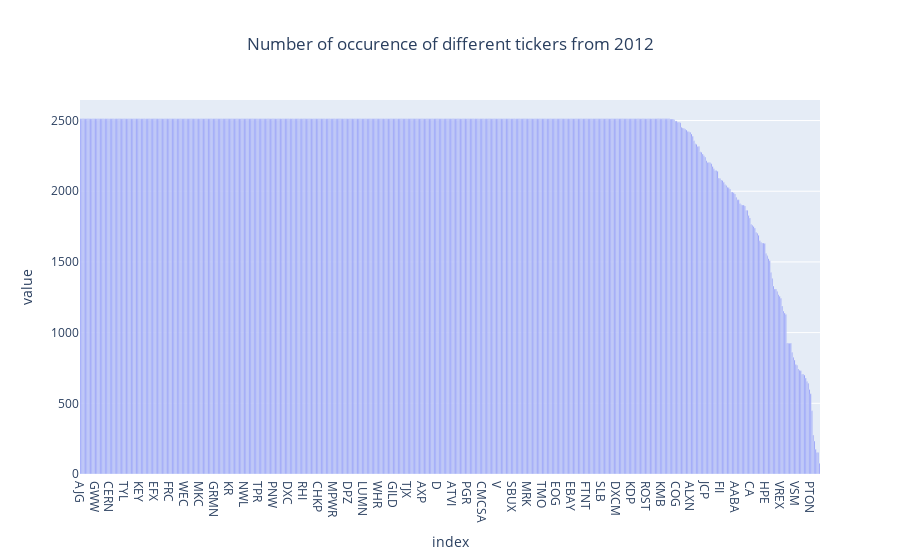
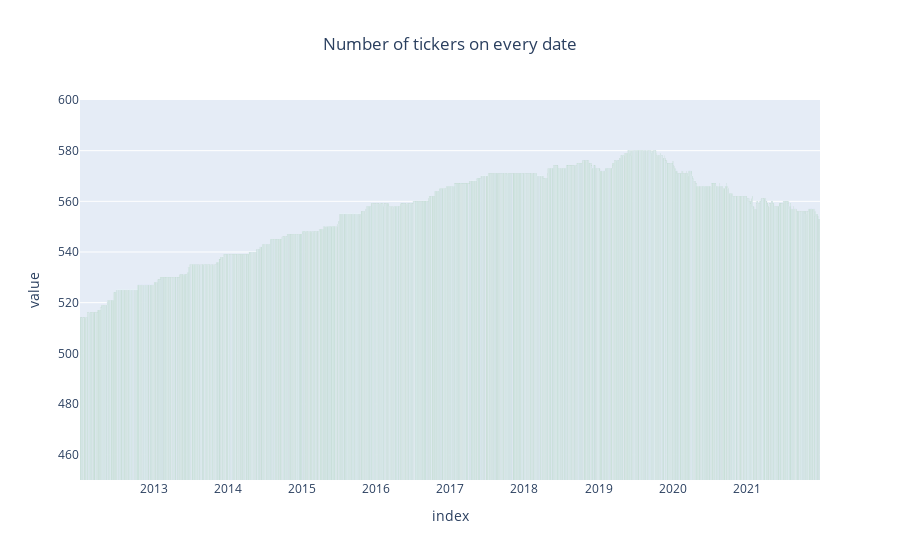

Write notebook code for charts like these, in order.
### Code cell
all_hist_capital = pd.read_csv('D:\\Data\\Other_data\\hist_capitalisation_index_constit.csv',parse_dates=['date'])
all_hist_capital
print('The earliest date in data is {}'.format(all_hist_capital['date'].min().strftime("%Y-%m-%d")))
print('Max number of appearience of a single symbol is {}'.format(all_hist_capital['symbol'].value_counts().max()))
fig1 = px.bar(all_hist_capital['symbol'].value_counts(),title="Number of occurence of different tickers from 2012")
fig2 = px.bar(all_hist_capital['date'].value_counts(),title="Number of tickers on every date").update_traces(marker_color='green')
fig1.update_layout(showlegend=False,title_x=0.5)
fig2.update_layout(yaxis_range=[450,600],showlegend=False,title_x=0.5)

### Figure 1 — Plotly figure (JSON) as saved in the notebook; plotly's stock layout.template omitted (floating-point values rounded to 4 significant figures; data arrays with more than 128 entries replaced by an {"elided": "..."} marker saying what was removed)
{"data": [{"alignmentgroup": "True", "hovertemplate": "variable=symbol<br>index=%{x}<br>value=%{y}<extra></extra>", "legendgroup": "symbol", "marker": {"color": "#636efa", "pattern": {"shape": ""}}, "name": "symbol", "offsetgroup": "symbol", "orientation": "v", "showlegend": true, "textposition": "auto", "type": "bar", "x": {"elided": "596 str values"}, "xaxis": "x", "y": {"elided": "596 int values"}, "yaxis": "y"}], "layout": {"barmode": "relative", "legend": {"title": {"text": "variable"}, "tracegroupgap": 0}, "showlegend": false, "title": {"text": "Number of occurence of different tickers from 2012", "x": 0.5}, "xaxis": {"anchor": "y", "domain": [0, 1], "title": {"text": "index"}}, "yaxis": {"anchor": "x", "domain": [0, 1], "title": {"text": "value"}}}}

### Figure 2 — Plotly figure (JSON) as saved in the notebook; plotly's stock layout.template omitted (floating-point values rounded to 4 significant figures; data arrays with more than 128 entries replaced by an {"elided": "..."} marker saying what was removed)
{"data": [{"alignmentgroup": "True", "hovertemplate": "variable=date<br>index=%{x}<br>value=%{y}<extra></extra>", "legendgroup": "date", "marker": {"color": "green", "pattern": {"shape": ""}}, "name": "date", "offsetgroup": "date", "orientation": "v", "showlegend": true, "textposition": "auto", "type": "bar", "x": {"elided": "2513 str values"}, "xaxis": "x", "y": {"elided": "2513 int values"}, "yaxis": "y"}], "layout": {"barmode": "relative", "legend": {"title": {"text": "variable"}, "tracegroupgap": 0}, "showlegend": false, "title": {"text": "Number of tickers on every date", "x": 0.5}, "xaxis": {"anchor": "y", "domain": [0, 1], "title": {"text": "index"}}, "yaxis": {"anchor": "x", "domain": [0, 1], "range": [450, 600], "title": {"text": "value"}}}}
